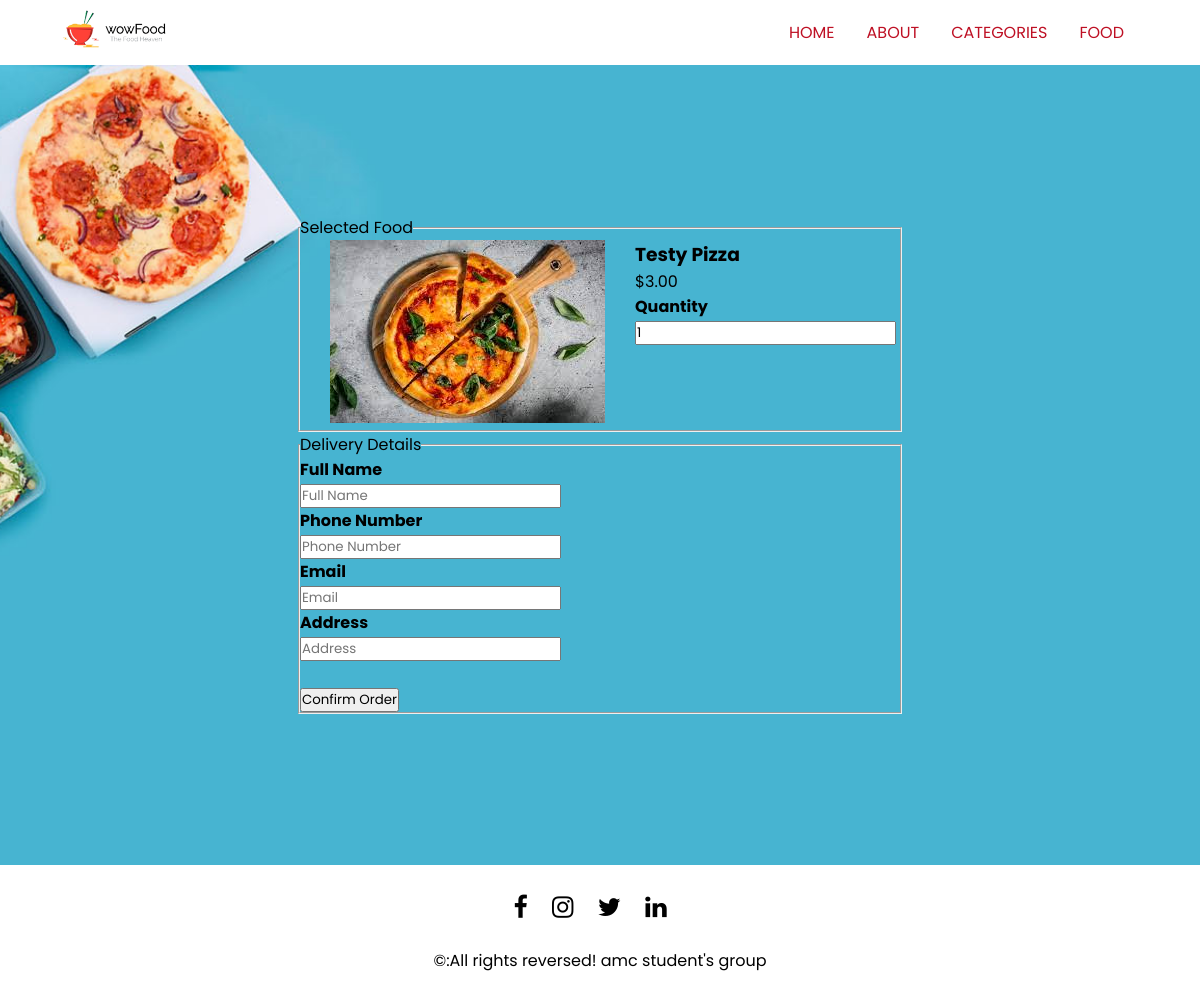
The page /order.php?food_id=9 on the database its author committed.
### order.php (the view, shortened to what this page needs)
<?php include('partials-front/menu.php'); ?>
<?php
if(isset($_GET['food_id'])){
    $food_id=$_GET['food_id'];
    $sql= "SELECT * FROM `tbl-food` WHERE id=$food_id";
    $result = mysqli_query($conn,$sql);
    $count= mysqli_num_rows($result);
if($count==1){
    $row= mysqli_fetch_assoc($result);
    $title = $row['title'];
    $price = $row['price'];
    $imagename = $row['image-name'];
}else{
    header('location:'.SITEURL);
}
}else{
    header('location:'.SITEURL);
}
?>
    <section class="food-order">
        <div class="order-form">
            <div class="food-qnty">
                <form action="" method="POST">
                    <div class="first-form">
                        <fieldset>
                            <legend>Selected Food</legend>
                            <div class="sel-food">
                            <div class="image">
                            <?php
                            if($imagename==""){
                                echo "<div class='eroor'>Image is not available</div>";
                            }else{
                                ?>
                                    <img src="<?php echo SITEURL ?>images/food/<?php echo $imagename; ?>" alt="">
                                <?php
                            }
                            ?>
                        </div>
                        <div class="detail">
                            <h3><?php echo $title; ?></h3>
                            <p class="price">$<?php echo $price; ?></p>
                            <h4 class="quantity">Quantity</h4>
                            <input type="number" name="qty" id="qty" value="1" required>
                        </div>
                        </div>
                        </fieldset>
                    </div>
                    <div class="second-form">
                        <fieldset>
                            <legend>Delivery Details</legend>
                            <div id="cust">
                                <div class="customer-detail">
                                    <h4>Full Name</h4>
                                    <input type="text" name="fname" id="fname" placeholder="Full Name">
                                </div>
                                <div class="customer-detail">
                                    <h4>Phone Number</h4>
                                    <input type="text" name="phone" id="phone" placeholder="Phone Number">
                                </div>
                                <div class="customer-detail">
                                    <h4>Email</h4>
                                    <input type="email" name="email" id="email" placeholder="Email">
                                </div>
                                <div class="customer-detail">
                                    <h4>Address</h4>
                                    <input type="text" name="address" id="address" placeholder="Address">
                                </div>
                                <br>
                                <div>
                                    <input type="submit" name="submit" id="" value="Confirm Order" class="btn-primary">
                                </div>
                            </div>
                        </fieldset>
                    </div>
                </form>
            </div>
        </div>
    </section>
    <?php include('partials-front/footer.php'); ?>

### style.css (style rules this page uses)
* { margin: 0; padding: 0; box-sizing: border-box; font-family: "Poppins", sans-serif; }
.food-order { background-image: url(bg.jpg); background-repeat: no-repeat; background-position: center; background-size: cover; min-height: 100vh; display: flex; align-items: center; justify-content: center; }
.order-form { width: 90%; margin: 30px auto; align-items: center; justify-content: center; flex-direction: column; }
.sel-food { display: flex; }
.order-form .food-qnty { display: flex; align-items: center; justify-content: center; }
.image img { margin-left: 30px; }
.detail { margin-left: 30px; }
#cust { width: 600px; display: flex; flex-direction: column; }

### rows shown on the page
tbl-food: value (picture), title "Testy Pizza", price "3.00"
